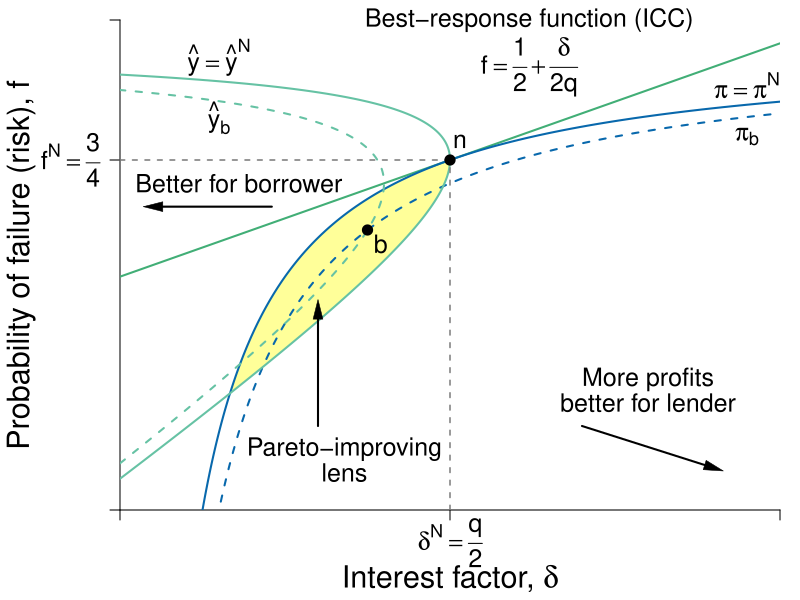

R code for this plot:
#Graph Designer: Simon Halliday, Scott Cohn
#Authors: Bowles and Halliday
#Title: Coordination, Conflict and Competition: A Text in Microeconomics

library(shape)
pdf(file = "credit/non_contractual_risk.pdf", width = 8, height = 6)

#Set parameters for graphics
pointsize <- 1.8
axislabelsize <- 1.8
labelsize <- 1.5
namesize <- 1.8
annotatesize <- 1.5
graphlinewidth <- 2
segmentlinewidth <- 1.5

COL <- c("#7fc97f", "#beaed4", "#fdc086", "#ffff99", "#386cb0", "#f0027f", "#bf5b17", "#666666")
COLA <- c("#e0f3db", "#99d8c9","#66c2a4","#41ae76", "#238b45", "#005824")
COLB <- c("#c6dbef", "#4eb3d3", "#2b8cbe", "#0868ac","#084081")
COLC <- c("#fcfbfd", "#efedf5", "#dadaeb", "#bcbddc", "#9e9ac8", "#807dba", "#6a51a3", "#54278f", "#3f007d")
grays <- gray.colors(25, start = 1, end = 0, alpha = 1)

#Edited the margins to cater for the larger LHS labels
par(mar =  c(4.5, 6, 1, 1))

brfFn <- function(delta, q = 1) {
  .5 + (delta / (2 * q)) 
}

PCFn <- function(delta, q = 1) {
  delta/q
}

isoreturnFn <- function(delta, pi=0.125) {
  1 - (pi)/delta
}


yFn <- function(d1, f1, q = 1){
  q*f1*(1 - f1) - d1*(1 - f1)
}

profitFn <- function(d1, q = 1){
  d1/2 - (1/(2*q))*(d1)^2
}

ylow <- function(delta, q = 1, ybar = 0.0625){
  (-sqrt(delta^2 - 2*delta*q + q^2 - 4*q*ybar) + delta + q)/(2*q)
}

yhigh <- function(delta, q = 1, ybar = 0.0625){
  (sqrt(delta^2 - 2*delta*q + q^2 - 4*q*ybar) + delta + q)/(2*q)
}

xlims <- c(0, 1)
ylims <- c(0, 1.05)

npts <- 501 
d1 <- seq(xlims[1], xlims[2], length.out = npts)
f1 <- seq(ylims[1], ylims[2], length.out = npts) 
a <- c(0.0625)

plot(0, 0, xlim = xlims, ylim = ylims, type = "n",
     xlab = expression(paste("")),
     ylab = expression(paste("")), 
     xaxt = "n", 
     yaxt = "n", 
     cex.lab = axislabelsize, 
     bty = "n", 
     xaxs = "i", 
     yaxs = "i"
)


ticksy <- c(ylims[1], brfFn(delta = 0.5), ylims[2])
ylabels <- c(NA, expression(paste(f^{N} == frac(3,4))), NA)
ticksx <- c(xlims[1], 0.5, xlims[2])
xlabels <- c(NA, NA, NA)

axis(1, at = ticksx, pos = 0, labels = xlabels, cex.axis = labelsize)
axis(2, at = ticksy, pos = 0, labels = ylabels, las = 1, cex.axis = labelsize)

text(0.5, -0.07, expression(paste(delta^{N} == frac(q,2))), xpd = TRUE, cex = labelsize) 

npts <- 503 
xx1 <- seq(xlims[1], xlims[2], length.out = npts)
xx2 <- seq(0, 1, length.out = npts)

xpoly1 <- seq(from = 0.168, to = 0.5, length.out = 500)
ypoly1 <- ylow(xpoly1)
ypoly2 <- isoreturnFn(xpoly1)
polygon(x = c(xpoly1, rev(xpoly1)), y = c(ypoly1, rev(ypoly2)), col = COL[4], density = NULL, border = NA)


#Draw the graphs
lines(xx1, brfFn(xx1), col = COLA[4], lwd = graphlinewidth)
#lines(xx1, PCFn(xx1), col = COLA[2], lwd = graphlinewidth)
lines(xx1, isoreturnFn(xx1), col = COLB[4], lwd = graphlinewidth)
lines(xx1, isoreturnFn(xx1, pi = 0.15), col = COLB[4], lty = 2,  lwd = graphlinewidth)

#Axis labels
mtext(expression(paste("Interest factor, ", delta)), side = 1, line = 3.3, cex = axislabelsize)
text(-0.15, 0.5*(ylims[2]), expression(paste("Probability of failure (risk), ", f)), xpd = TRUE, cex = axislabelsize, srt = 90) 


contour(d1, f1,
        outer(d1, f1, yFn),
        drawlabels = FALSE,
        col = COLA[3],
        lwd = graphlinewidth,
        levels = a,
        xaxs = "i",
        yaxs = "i",
        add = TRUE)

contour(d1, f1,
        outer(d1, f1, yFn),
        drawlabels = FALSE,
        col = COLA[3],
        lwd = graphlinewidth,
        lty = 2, 
        levels = 0.09,
        xaxs = "i",
        yaxs = "i",
        add = TRUE)


segments(0.5, 0, 0.5, brfFn(delta = 0.5), lty = 2, col = grays[20] , lwd = segmentlinewidth)
segments(0, brfFn(delta = 0.5), 0.5, brfFn(delta = 0.5), lty = 2, col = grays[20] , lwd = segmentlinewidth)

#Annotate points (4,4),(2,8),(8,2) on feasibility frontier
text(0.5 + 0.015, isoreturnFn(0.5) + 0.04, expression(paste(n)), cex = labelsize)
points(0.5, isoreturnFn(0.5), pch = 16, col = "black", cex = 1.5)

text(0.375 + 0.02, 0.6 - 0.03, expression(paste(b)), cex = labelsize)
points(0.375, 0.6, pch = 16, col = "black", cex = 1.5)

text(0.15, 0.97, expression(paste(hat(y) == hat(y)^{N})), cex = labelsize)
text(0.15, 0.84, expression(paste(hat(y)[b])), cex = labelsize)
text(0.95, 0.8, expression(paste(pi[b])), cex = labelsize)
text(0.95, 0.91, expression(paste(pi == pi^{N})), cex = labelsize, xpd = TRUE)

text(0.62, 1.05, expression(paste("Best-response function (ICC)")), cex = labelsize, xpd = TRUE)
text(0.62, 0.95, expression(paste(f == frac(1,2) + frac(delta, 2*q))), cex = labelsize)

# text(0.64, 0.4, expression(paste("A's participation")), cex = labelsize)
# text(0.64, 0.34, expression(paste("constraint")), cex = labelsize)
# text(0.64, 0.22, expression(paste(f == frac(delta, q))), cex = labelsize)
# Arrows(0.64, 0.44, 0.64, 0.58, col = "black", lty = 1, lwd = 2, arr.type = "triangle", arr.lwd = 0.5)


#text(0.87, 0.6, expression(paste("P's isoprofit curve")), cex = labelsize, xpd = TRUE)
#Arrows(0.87, 0.63, 0.87, 0.82, col = "black", lty = 1, lwd = 2, arr.type = "triangle", arr.lwd = 0.5)

text(0.34, 0.13, expression(paste("Pareto-improving")), cex = labelsize)
text(0.34, 0.08, expression(paste("lens")), cex = labelsize)
Arrows(0.3, 0.18, 0.3, 0.43, col = "black", lty = 1, lwd = 2, arr.type = "triangle", arr.lwd = 0.5)

# ff
Arrows(0.7, 0.18, 0.9, 0.09, col = "black", lty = 1, lwd = 2, arr.type = "triangle", arr.lwd = 0.5)
text(0.8, 0.28, expression(paste('More profits')), cex = labelsize, xpd = TRUE)
text(0.8, 0.23, expression(paste('better for lender')), cex = labelsize, xpd = TRUE)

#text(0.20, 0.78, expression("More expected income"), cex = labelsize)
text(0.18, 0.7,  expression("Better for borrower"), cex = labelsize)
Arrows(0.23, 0.65, 0.05, 0.65, col = "black", lty = 1, lwd = 2, arr.type = "triangle", arr.lwd = 0.5)
#Arrows(0.23, 0.68, 0.05, 0.68, col = "black", lty = 1, lwd = 2, arr.type = "triangle", arr.lwd = 0.5)

dev.off()
